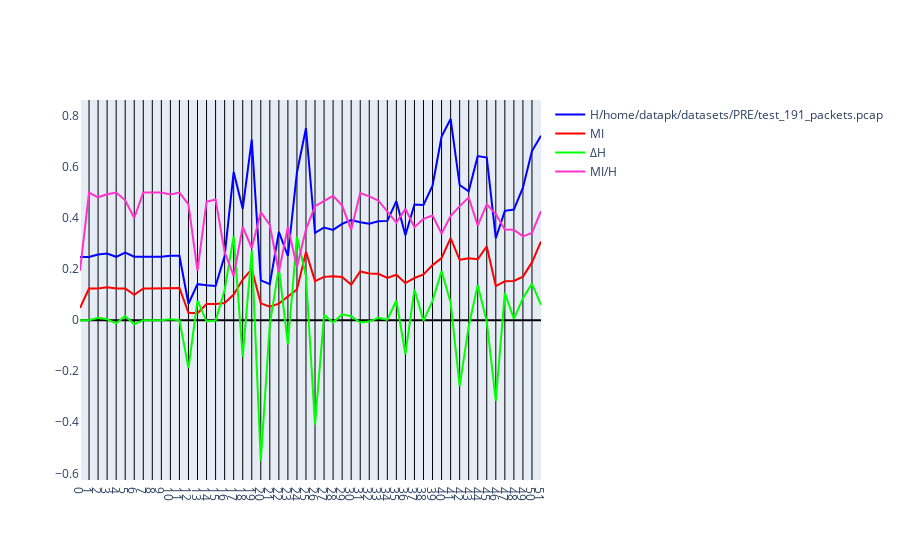

Source (notebook cell):
### Code cell
time_script_started = time()
pcaps_list = list()
# pcaps_list.append('traffic/enel.pcap') # в будущем будет получен из аргумента
## pcaps_list.append('traffic/ipx.pcap')
# pcaps_list.append('traffic/simple.pcap')
#pcaps_list.append('traffic/test.pcap')
# pcaps_list.append('traffic/surgut_ks2-traffic.pcap')
# pcaps_list.append('traffic/traf_6k.pcap')
#pcaps_list.append('traffic/traf_36k.pcap')
#pcaps_list.append('traffic/traf_95k.pcap')
#pcaps_list.append('traffic/traf_TCP_len_less_200.pcap')
#pcaps_list.append('traffic/traf_TCP_from_95k_len_less_200.pcap')
#pcaps_list.append('traffic/news_http_small.pcap')
# pcaps_list.append('traffic/news_http_small_g100.pcap')
# pcaps_list.append('traffic/eth_ip_tcp_http_1500.pcap')
pcaps_list.append('/home/datapk/datasets/PRE/test_191_packets.pcap')
# pcaps_list.append('traffic/test_ychernyshov.pcap')
max_packet_len = 90

borders = list() # список списков смещений границ полей 
for next_pcap in pcaps_list:
    print("Анализируемый traffic", next_pcap)
    borders.append(count_entropy_for_one_pcap(next_pcap, max_packet_len))
    print(borders)
    draw(next_pcap, max_packet_len)
    
print('Общее время работы скрипта ' + str(time() - time_script_started))
with open ('borders.txt', 'a') as file_borders:
    for borders_set in borders:
        file_borders.write(str(borders_set))

### Figure 1 — Plotly figure (JSON) as saved in the notebook; plotly's stock layout.template omitted (floating-point values rounded to 4 significant figures)
{"data": [{"marker": {"color": "#0000FF"}, "name": "H/home/datapk/datasets/PRE/test_191_packets.pcap", "type": "scatter", "x": [0, 1, 2, 3, 4, 5, 6, 7, 8, 9, 10, 11, 12, 13, 14, 15, 16, 17, 18, 19, 20, 21, 22, 23, 24, 25, 26, 27, 28, 29, 30, 31, 32, 33, 34, 35, 36, 37, 38, 39, 40, 41, 42, 43, 44, 45, 46, 47, 48, 49, 50, 51, 52, 53], "y": [0.2476, 0.2476, 0.2573, 0.2608, 0.2482, 0.2644, 0.2484, 0.2484, 0.2484, 0.2484, 0.252, 0.252, 0.06445, 0.1411, 0.1366, 0.1339, 0.2516, 0.5805, 0.4361, 0.7076, 0.156, 0.1411, 0.3459, 0.2515, 0.5785, 0.7517, 0.3423, 0.3631, 0.3537, 0.377, 0.3923, 0.3832, 0.3777, 0.3872, 0.3889, 0.4662, 0.3328, 0.4532, 0.4511, 0.5268, 0.7189, 0.788, 0.5293, 0.5048, 0.643, 0.637, 0.3211, 0.4284, 0.4331, 0.5192, 0.6624, 0.722]}, {"marker": {"color": "#FF0000"}, "name": "MI", "type": "scatter", "x": [0, 1, 2, 3, 4, 5, 6, 7, 8, 9, 10, 11, 12, 13, 14, 15, 16, 17, 18, 19, 20, 21, 22, 23, 24, 25, 26, 27, 28, 29, 30, 31, 32, 33, 34, 35, 36, 37, 38, 39, 40, 41, 42, 43, 44, 45, 46, 47, 48, 49, 50, 51, 52, 53], "y": [0.04796, 0.1238, 0.1238, 0.1286, 0.1241, 0.1241, 0.09943, 0.1242, 0.1242, 0.1242, 0.1242, 0.126, 0.02921, 0.02727, 0.06335, 0.06335, 0.06697, 0.1005, 0.1593, 0.2001, 0.06597, 0.05257, 0.0649, 0.09211, 0.1205, 0.2675, 0.1528, 0.1697, 0.1723, 0.1691, 0.1388, 0.191, 0.1832, 0.1815, 0.1656, 0.1781, 0.1451, 0.1651, 0.1789, 0.2158, 0.2436, 0.3213, 0.2365, 0.2426, 0.2384, 0.289, 0.1335, 0.1522, 0.1536, 0.1705, 0.2263, 0.3085]}, {"marker": {"color": "#00FF00"}, "name": "ΔH", "type": "scatter", "x": [0, 1, 2, 3, 4, 5, 6, 7, 8, 9, 10, 11, 12, 13, 14, 15, 16, 17, 18, 19, 20, 21, 22, 23, 24, 25, 26, 27, 28, 29, 30, 31, 32, 33, 34, 35, 36, 37, 38, 39, 40, 41, 42, 43, 44, 45, 46, 47, 48, 49, 50, 51, 52, 53], "y": [0, 0, 0.009654, 0.003591, -0.01266, 0.01619, -0.01594, 0, 0, 2.776e-17, 0.003606, -5.551e-17, -0.1876, 0.07661, -0.00445, -0.002673, 0.1177, 0.3289, -0.1444, 0.2715, -0.5517, -0.01491, 0.2049, -0.09448, 0.3271, 0.1732, -0.4094, 0.02085, -0.009404, 0.02325, 0.01529, -0.009047, -0.005512, 0.009478, 0.001743, 0.07722, -0.1334, 0.1204, -0.00213, 0.07576, 0.1921, 0.06916, -0.2587, -0.0245, 0.1382, -0.005924, -0.316, 0.1073, 0.004711, 0.08611, 0.1432, 0.05968]}, {"marker": {"color": "#FF33CC"}, "name": "MI/H", "type": "scatter", "x": [0, 1, 2, 3, 4, 5, 6, 7, 8, 9, 10, 11, 12, 13, 14, 15, 16, 17, 18, 19, 20, 21, 22, 23, 24, 25, 26, 27, 28, 29, 30, 31, 32, 33, 34, 35, 36, 37, 38, 39, 40, 41, 42, 43, 44, 45, 46, 47, 48, 49, 50, 51, 52, 53], "y": [0.1937, 0.5, 0.4812, 0.4931, 0.5, 0.4694, 0.4002, 0.5, 0.5, 0.5, 0.4928, 0.5, 0.4532, 0.1933, 0.4637, 0.473, 0.2661, 0.173, 0.3653, 0.2827, 0.423, 0.3726, 0.1876, 0.3663, 0.2082, 0.3559, 0.4465, 0.4672, 0.4872, 0.4486, 0.3539, 0.4983, 0.4852, 0.4689, 0.4257, 0.3821, 0.4362, 0.3644, 0.3966, 0.4096, 0.3388, 0.4077, 0.4467, 0.4806, 0.3708, 0.4536, 0.4159, 0.3553, 0.3546, 0.3284, 0.3416, 0.4273]}], "layout": {"xaxis": {"gridcolor": "#000", "nticks": 90}, "yaxis": {"showgrid": false, "zerolinecolor": "#000", "zerolinewidth": 2}}}
